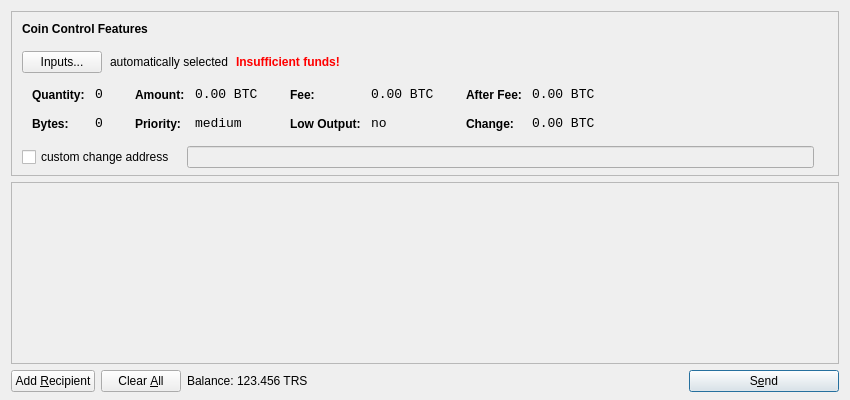
<?xml version="1.0" encoding="UTF-8"?>
<ui version="4.0">
 <class>SendCoinsDialog</class>
 <widget class="QDialog" name="SendCoinsDialog">
  <property name="geometry">
   <rect>
    <x>0</x>
    <y>0</y>
    <width>850</width>
    <height>400</height>
   </rect>
  </property>
  <property name="windowTitle">
   <string>Send Coins</string>
  </property>
  <layout class="QVBoxLayout" name="verticalLayout" stretch="0,1,0">
   <property name="bottomMargin">
    <number>8</number>
   </property>
   <item>
    <widget class="QFrame" name="frameCoinControl">
     <property name="sizePolicy">
      <sizepolicy hsizetype="Expanding" vsizetype="Expanding">
       <horstretch>0</horstretch>
       <verstretch>0</verstretch>
      </sizepolicy>
     </property>
     <property name="maximumSize">
      <size>
       <width>16777215</width>
       <height>16777215</height>
      </size>
     </property>
     <property name="frameShape">
      <enum>QFrame::StyledPanel</enum>
     </property>
     <property name="frameShadow">
      <enum>QFrame::Sunken</enum>
     </property>
     <layout class="QVBoxLayout" name="verticalLayoutCoinControl2">
      <property name="spacing">
       <number>-1</number>
      </property>
      <property name="leftMargin">
       <number>0</number>
      </property>
      <property name="topMargin">
       <number>0</number>
      </property>
      <property name="rightMargin">
       <number>0</number>
      </property>
      <property name="bottomMargin">
       <number>6</number>
      </property>
      <item>
       <layout class="QVBoxLayout" name="verticalLayoutCoinControl" stretch="0,0,0,0,1">
        <property name="spacing">
         <number>0</number>
        </property>
        <property name="leftMargin">
         <number>10</number>
        </property>
        <property name="topMargin">
         <number>10</number>
        </property>
        <item>
         <layout class="QHBoxLayout" name="horizontalLayoutCoinControl1">
          <property name="bottomMargin">
           <number>15</number>
          </property>
          <item>
           <widget class="QLabel" name="labelCoinControlFeatures">
            <property name="sizePolicy">
             <sizepolicy hsizetype="Preferred" vsizetype="Maximum">
              <horstretch>0</horstretch>
              <verstretch>0</verstretch>
             </sizepolicy>
            </property>
            <property name="font">
             <font>
              <weight>75</weight>
              <bold>true</bold>
             </font>
            </property>
            <property name="styleSheet">
             <string notr="true">font-weight:bold;</string>
            </property>
            <property name="text">
             <string>Coin Control Features</string>
            </property>
           </widget>
          </item>
         </layout>
        </item>
        <item>
         <layout class="QHBoxLayout" name="horizontalLayoutCoinControl2" stretch="0,0,0,0">
          <property name="spacing">
           <number>8</number>
          </property>
          <property name="bottomMargin">
           <number>10</number>
          </property>
          <item>
           <widget class="QPushButton" name="pushButtonCoinControl">
            <property name="styleSheet">
             <string notr="true"/>
            </property>
            <property name="text">
             <string>Inputs...</string>
            </property>
           </widget>
          </item>
          <item>
           <widget class="QLabel" name="labelCoinControlAutomaticallySelected">
            <property name="text">
             <string>automatically selected</string>
            </property>
            <property name="margin">
             <number>5</number>
            </property>
           </widget>
          </item>
          <item>
           <widget class="QLabel" name="labelCoinControlInsuffFunds">
            <property name="font">
             <font>
              <weight>75</weight>
              <bold>true</bold>
             </font>
            </property>
            <property name="styleSheet">
             <string notr="true">color:red;font-weight:bold;</string>
            </property>
            <property name="text">
             <string>Insufficient funds!</string>
            </property>
            <property name="margin">
             <number>5</number>
            </property>
           </widget>
          </item>
          <item>
           <spacer name="horizontalSpacerCoinControl">
            <property name="orientation">
             <enum>Qt::Horizontal</enum>
            </property>
            <property name="sizeHint" stdset="0">
             <size>
              <width>40</width>
              <height>1</height>
             </size>
            </property>
           </spacer>
          </item>
         </layout>
        </item>
        <item>
         <widget class="QWidget" name="widgetCoinControl" native="true">
          <property name="sizePolicy">
           <sizepolicy hsizetype="Preferred" vsizetype="Preferred">
            <horstretch>0</horstretch>
            <verstretch>0</verstretch>
           </sizepolicy>
          </property>
          <property name="minimumSize">
           <size>
            <width>0</width>
            <height>0</height>
           </size>
          </property>
          <property name="styleSheet">
           <string notr="true"/>
          </property>
          <layout class="QHBoxLayout" name="horizontalLayoutCoinControl5">
           <property name="margin">
            <number>0</number>
           </property>
           <item>
            <layout class="QHBoxLayout" name="horizontalLayoutCoinControl3" stretch="0,0,0,1">
             <property name="spacing">
              <number>20</number>
             </property>
             <property name="topMargin">
              <number>0</number>
             </property>
             <property name="bottomMargin">
              <number>10</number>
             </property>
             <item>
              <layout class="QFormLayout" name="formLayoutCoinControl1">
               <property name="horizontalSpacing">
                <number>10</number>
               </property>
               <property name="verticalSpacing">
                <number>14</number>
               </property>
               <property name="leftMargin">
                <number>10</number>
               </property>
               <property name="topMargin">
                <number>4</number>
               </property>
               <property name="rightMargin">
                <number>6</number>
               </property>
               <item row="0" column="0">
                <widget class="QLabel" name="labelCoinControlQuantityText">
                 <property name="styleSheet">
                  <string notr="true">font-weight:bold;</string>
                 </property>
                 <property name="text">
                  <string>Quantity:</string>
                 </property>
                 <property name="margin">
                  <number>0</number>
                 </property>
                </widget>
               </item>
               <item row="0" column="1">
                <widget class="QLabel" name="labelCoinControlQuantity">
                 <property name="font">
                  <font>
                   <family>Monospace</family>
                   <pointsize>10</pointsize>
                  </font>
                 </property>
                 <property name="cursor">
                  <cursorShape>IBeamCursor</cursorShape>
                 </property>
                 <property name="contextMenuPolicy">
                  <enum>Qt::ActionsContextMenu</enum>
                 </property>
                 <property name="text">
                  <string notr="true">0</string>
                 </property>
                 <property name="margin">
                  <number>0</number>
                 </property>
                 <property name="textInteractionFlags">
                  <set>Qt::LinksAccessibleByMouse|Qt::TextSelectableByKeyboard|Qt::TextSelectableByMouse</set>
                 </property>
                </widget>
               </item>
               <item row="1" column="0">
                <widget class="QLabel" name="labelCoinControlBytesText">
                 <property name="styleSheet">
                  <string notr="true">font-weight:bold;</string>
                 </property>
                 <property name="text">
                  <string>Bytes:</string>
                 </property>
                </widget>
               </item>
               <item row="1" column="1">
                <widget class="QLabel" name="labelCoinControlBytes">
                 <property name="font">
                  <font>
                   <family>Monospace</family>
                   <pointsize>10</pointsize>
                  </font>
                 </property>
                 <property name="cursor">
                  <cursorShape>IBeamCursor</cursorShape>
                 </property>
                 <property name="contextMenuPolicy">
                  <enum>Qt::ActionsContextMenu</enum>
                 </property>
                 <property name="text">
                  <string notr="true">0</string>
                 </property>
                 <property name="textInteractionFlags">
                  <set>Qt::LinksAccessibleByMouse|Qt::TextSelectableByKeyboard|Qt::TextSelectableByMouse</set>
                 </property>
                </widget>
               </item>
              </layout>
             </item>
             <item>
              <layout class="QFormLayout" name="formLayoutCoinControl2">
               <property name="horizontalSpacing">
                <number>10</number>
               </property>
               <property name="verticalSpacing">
                <number>14</number>
               </property>
               <property name="leftMargin">
                <number>6</number>
               </property>
               <property name="topMargin">
                <number>4</number>
               </property>
               <property name="rightMargin">
                <number>6</number>
               </property>
               <item row="0" column="0">
                <widget class="QLabel" name="labelCoinControlAmountText">
                 <property name="styleSheet">
                  <string notr="true">font-weight:bold;</string>
                 </property>
                 <property name="text">
                  <string>Amount:</string>
                 </property>
                 <property name="margin">
                  <number>0</number>
                 </property>
                </widget>
               </item>
               <item row="0" column="1">
                <widget class="QLabel" name="labelCoinControlAmount">
                 <property name="font">
                  <font>
                   <family>Monospace</family>
                   <pointsize>10</pointsize>
                  </font>
                 </property>
                 <property name="cursor">
                  <cursorShape>IBeamCursor</cursorShape>
                 </property>
                 <property name="contextMenuPolicy">
                  <enum>Qt::ActionsContextMenu</enum>
                 </property>
                 <property name="text">
                  <string notr="true">0.00 BTC</string>
                 </property>
                 <property name="textInteractionFlags">
                  <set>Qt::LinksAccessibleByMouse|Qt::TextSelectableByKeyboard|Qt::TextSelectableByMouse</set>
                 </property>
                </widget>
               </item>
               <item row="1" column="0">
                <widget class="QLabel" name="labelCoinControlPriorityText">
                 <property name="styleSheet">
                  <string notr="true">font-weight:bold;</string>
                 </property>
                 <property name="text">
                  <string>Priority:</string>
                 </property>
                </widget>
               </item>
               <item row="1" column="1">
                <widget class="QLabel" name="labelCoinControlPriority">
                 <property name="font">
                  <font>
                   <family>Monospace</family>
                   <pointsize>10</pointsize>
                  </font>
                 </property>
                 <property name="cursor">
                  <cursorShape>IBeamCursor</cursorShape>
                 </property>
                 <property name="contextMenuPolicy">
                  <enum>Qt::ActionsContextMenu</enum>
                 </property>
                 <property name="text">
                  <string>medium</string>
                 </property>
                 <property name="textInteractionFlags">
                  <set>Qt::LinksAccessibleByMouse|Qt::TextSelectableByKeyboard|Qt::TextSelectableByMouse</set>
                 </property>
                </widget>
               </item>
              </layout>
             </item>
             <item>
              <layout class="QFormLayout" name="formLayoutCoinControl3">
               <property name="horizontalSpacing">
                <number>10</number>
               </property>
               <property name="verticalSpacing">
                <number>14</number>
               </property>
               <property name="leftMargin">
                <number>6</number>
               </property>
               <property name="topMargin">
                <number>4</number>
               </property>
               <property name="rightMargin">
                <number>6</number>
               </property>
               <item row="0" column="0">
                <widget class="QLabel" name="labelCoinControlFeeText">
                 <property name="styleSheet">
                  <string notr="true">font-weight:bold;</string>
                 </property>
                 <property name="text">
                  <string>Fee:</string>
                 </property>
                 <property name="margin">
                  <number>0</number>
                 </property>
                </widget>
               </item>
               <item row="0" column="1">
                <widget class="QLabel" name="labelCoinControlFee">
                 <property name="font">
                  <font>
                   <family>Monospace</family>
                   <pointsize>10</pointsize>
                  </font>
                 </property>
                 <property name="cursor">
                  <cursorShape>IBeamCursor</cursorShape>
                 </property>
                 <property name="contextMenuPolicy">
                  <enum>Qt::ActionsContextMenu</enum>
                 </property>
                 <property name="text">
                  <string notr="true">0.00 BTC</string>
                 </property>
                 <property name="textInteractionFlags">
                  <set>Qt::LinksAccessibleByMouse|Qt::TextSelectableByKeyboard|Qt::TextSelectableByMouse</set>
                 </property>
                </widget>
               </item>
               <item row="1" column="0">
                <widget class="QLabel" name="labelCoinControlLowOutputText">
                 <property name="styleSheet">
                  <string notr="true">font-weight:bold;</string>
                 </property>
                 <property name="text">
                  <string>Low Output:</string>
                 </property>
                </widget>
               </item>
               <item row="1" column="1">
                <widget class="QLabel" name="labelCoinControlLowOutput">
                 <property name="font">
                  <font>
                   <family>Monospace</family>
                   <pointsize>10</pointsize>
                  </font>
                 </property>
                 <property name="cursor">
                  <cursorShape>IBeamCursor</cursorShape>
                 </property>
                 <property name="contextMenuPolicy">
                  <enum>Qt::ActionsContextMenu</enum>
                 </property>
                 <property name="text">
                  <string>no</string>
                 </property>
                 <property name="textInteractionFlags">
                  <set>Qt::LinksAccessibleByMouse|Qt::TextSelectableByKeyboard|Qt::TextSelectableByMouse</set>
                 </property>
                </widget>
               </item>
              </layout>
             </item>
             <item>
              <layout class="QFormLayout" name="formLayoutCoinControl4">
               <property name="horizontalSpacing">
                <number>10</number>
               </property>
               <property name="verticalSpacing">
                <number>14</number>
               </property>
               <property name="leftMargin">
                <number>6</number>
               </property>
               <property name="topMargin">
                <number>4</number>
               </property>
               <property name="rightMargin">
                <number>6</number>
               </property>
               <item row="0" column="0">
                <widget class="QLabel" name="labelCoinControlAfterFeeText">
                 <property name="styleSheet">
                  <string notr="true">font-weight:bold;</string>
                 </property>
                 <property name="text">
                  <string>After Fee:</string>
                 </property>
                 <property name="margin">
                  <number>0</number>
                 </property>
                </widget>
               </item>
               <item row="0" column="1">
                <widget class="QLabel" name="labelCoinControlAfterFee">
                 <property name="font">
                  <font>
                   <family>Monospace</family>
                   <pointsize>10</pointsize>
                  </font>
                 </property>
                 <property name="cursor">
                  <cursorShape>IBeamCursor</cursorShape>
                 </property>
                 <property name="contextMenuPolicy">
                  <enum>Qt::ActionsContextMenu</enum>
                 </property>
                 <property name="text">
                  <string notr="true">0.00 BTC</string>
                 </property>
                 <property name="textInteractionFlags">
                  <set>Qt::LinksAccessibleByMouse|Qt::TextSelectableByKeyboard|Qt::TextSelectableByMouse</set>
                 </property>
                </widget>
               </item>
               <item row="1" column="0">
                <widget class="QLabel" name="labelCoinControlChangeText">
                 <property name="styleSheet">
                  <string notr="true">font-weight:bold;</string>
                 </property>
                 <property name="text">
                  <string>Change:</string>
                 </property>
                </widget>
               </item>
               <item row="1" column="1">
                <widget class="QLabel" name="labelCoinControlChange">
                 <property name="font">
                  <font>
                   <family>Monospace</family>
                   <pointsize>10</pointsize>
                  </font>
                 </property>
                 <property name="cursor">
                  <cursorShape>IBeamCursor</cursorShape>
                 </property>
                 <property name="contextMenuPolicy">
                  <enum>Qt::ActionsContextMenu</enum>
                 </property>
                 <property name="text">
                  <string notr="true">0.00 BTC</string>
                 </property>
                 <property name="textInteractionFlags">
                  <set>Qt::LinksAccessibleByMouse|Qt::TextSelectableByKeyboard|Qt::TextSelectableByMouse</set>
                 </property>
                </widget>
               </item>
              </layout>
             </item>
            </layout>
           </item>
          </layout>
         </widget>
        </item>
        <item>
         <layout class="QHBoxLayout" name="horizontalLayoutCoinControl4" stretch="0,0,0">
          <property name="spacing">
           <number>12</number>
          </property>
          <property name="sizeConstraint">
           <enum>QLayout::SetDefaultConstraint</enum>
          </property>
          <property name="topMargin">
           <number>5</number>
          </property>
          <property name="rightMargin">
           <number>5</number>
          </property>
          <item>
           <widget class="QCheckBox" name="checkBoxCoinControlChange">
            <property name="text">
             <string>custom change address</string>
            </property>
           </widget>
          </item>
          <item>
           <widget class="QLineEdit" name="lineEditCoinControlChange">
            <property name="enabled">
             <bool>false</bool>
            </property>
            <property name="sizePolicy">
             <sizepolicy hsizetype="Expanding" vsizetype="Fixed">
              <horstretch>0</horstretch>
              <verstretch>0</verstretch>
             </sizepolicy>
            </property>
           </widget>
          </item>
          <item>
           <widget class="QLabel" name="labelCoinControlChangeLabel">
            <property name="sizePolicy">
             <sizepolicy hsizetype="Preferred" vsizetype="Expanding">
              <horstretch>0</horstretch>
              <verstretch>0</verstretch>
             </sizepolicy>
            </property>
            <property name="minimumSize">
             <size>
              <width>0</width>
              <height>0</height>
             </size>
            </property>
            <property name="text">
             <string/>
            </property>
            <property name="margin">
             <number>3</number>
            </property>
           </widget>
          </item>
         </layout>
        </item>
        <item>
         <spacer name="verticalSpacerCoinControl">
          <property name="orientation">
           <enum>Qt::Vertical</enum>
          </property>
          <property name="sizeHint" stdset="0">
           <size>
            <width>800</width>
            <height>1</height>
           </size>
          </property>
         </spacer>
        </item>
       </layout>
      </item>
     </layout>
    </widget>
   </item>
   <item>
    <widget class="QScrollArea" name="scrollArea">
     <property name="widgetResizable">
      <bool>true</bool>
     </property>
     <widget class="QWidget" name="scrollAreaWidgetContents">
      <property name="geometry">
       <rect>
        <x>0</x>
        <y>0</y>
        <width>830</width>
        <height>165</height>
       </rect>
      </property>
      <layout class="QVBoxLayout" name="verticalLayout_2">
       <property name="margin">
        <number>0</number>
       </property>
       <item>
        <layout class="QVBoxLayout" name="entries">
         <property name="spacing">
          <number>6</number>
         </property>
        </layout>
       </item>
       <item>
        <spacer name="verticalSpacer">
         <property name="orientation">
          <enum>Qt::Vertical</enum>
         </property>
         <property name="sizeHint" stdset="0">
          <size>
           <width>20</width>
           <height>40</height>
          </size>
         </property>
        </spacer>
       </item>
      </layout>
     </widget>
    </widget>
   </item>
   <item>
    <layout class="QHBoxLayout" name="horizontalLayout">
     <item>
      <widget class="QPushButton" name="addButton">
       <property name="toolTip">
        <string>Send to multiple recipients at once</string>
       </property>
       <property name="text">
        <string>Add &amp;Recipient</string>
       </property>
       <property name="icon">
        <iconset resource="../bitcoin.qrc">
         <normaloff>:/icons/add</normaloff>:/icons/add</iconset>
       </property>
       <property name="autoDefault">
        <bool>false</bool>
       </property>
      </widget>
     </item>
     <item>
      <widget class="QPushButton" name="clearButton">
       <property name="sizePolicy">
        <sizepolicy hsizetype="Minimum" vsizetype="Fixed">
         <horstretch>0</horstretch>
         <verstretch>0</verstretch>
        </sizepolicy>
       </property>
       <property name="toolTip">
        <string>Remove all transaction fields</string>
       </property>
       <property name="text">
        <string>Clear &amp;All</string>
       </property>
       <property name="icon">
        <iconset resource="../bitcoin.qrc">
         <normaloff>:/icons/remove</normaloff>:/icons/remove</iconset>
       </property>
       <property name="autoRepeatDelay">
        <number>300</number>
       </property>
       <property name="autoDefault">
        <bool>false</bool>
       </property>
      </widget>
     </item>
     <item>
      <layout class="QHBoxLayout" name="horizontalLayout_2">
       <property name="spacing">
        <number>3</number>
       </property>
       <item>
        <widget class="QLabel" name="label">
         <property name="text">
          <string>Balance:</string>
         </property>
        </widget>
       </item>
       <item>
        <widget class="QLabel" name="labelBalance">
         <property name="cursor">
          <cursorShape>IBeamCursor</cursorShape>
         </property>
         <property name="text">
          <string>123.456 TRS</string>
         </property>
         <property name="textInteractionFlags">
          <set>Qt::LinksAccessibleByMouse|Qt::TextSelectableByKeyboard|Qt::TextSelectableByMouse</set>
         </property>
        </widget>
       </item>
      </layout>
     </item>
     <item>
      <spacer name="horizontalSpacer">
       <property name="orientation">
        <enum>Qt::Horizontal</enum>
       </property>
       <property name="sizeHint" stdset="0">
        <size>
         <width>40</width>
         <height>20</height>
        </size>
       </property>
      </spacer>
     </item>
     <item>
      <widget class="QPushButton" name="sendButton">
       <property name="minimumSize">
        <size>
         <width>150</width>
         <height>0</height>
        </size>
       </property>
       <property name="toolTip">
        <string>Confirm the send action</string>
       </property>
       <property name="text">
        <string>S&amp;end</string>
       </property>
       <property name="icon">
        <iconset resource="../bitcoin.qrc">
         <normaloff>:/icons/send</normaloff>:/icons/send</iconset>
       </property>
       <property name="default">
        <bool>true</bool>
       </property>
      </widget>
     </item>
    </layout>
   </item>
  </layout>
 </widget>
 <resources>
  <include location="../bitcoin.qrc"/>
 </resources>
 <connections/>
</ui>
